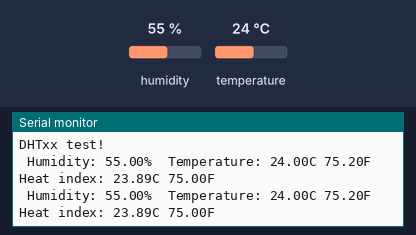
Simulated run of this sketch. Board: Arduino Uno, built with avr-gcc and run on an emulated ATmega328P. Parts: the last lines printed to the serial monitor. The inputs (shaded band) are chosen by the test bench; at power-on: humidity 55 %, temperature 24 °C.

Above: at 4.8 s.
4.9 s: humidity set to 22 %
At 6.8 s:
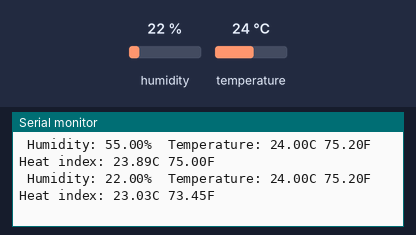
7.9 s: temperature set to 12 °C
At 9.5 s:
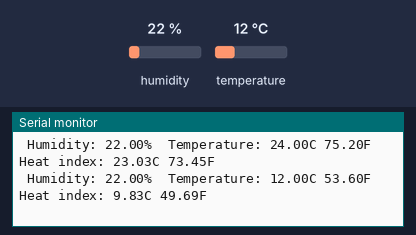
10.9 s: humidity set to 40 %
At 12.5 s:
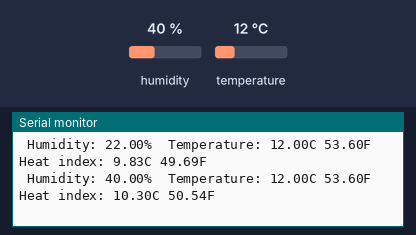
13.9 s: temperature set to 28 °C
At 15.3 s:
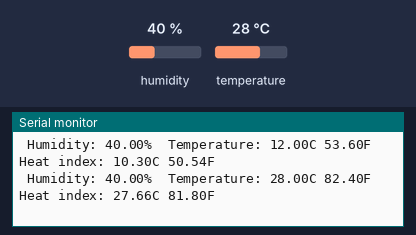
Timing chart, 0 to 16.9 s (numbered marks = the images above; inputs shaded):
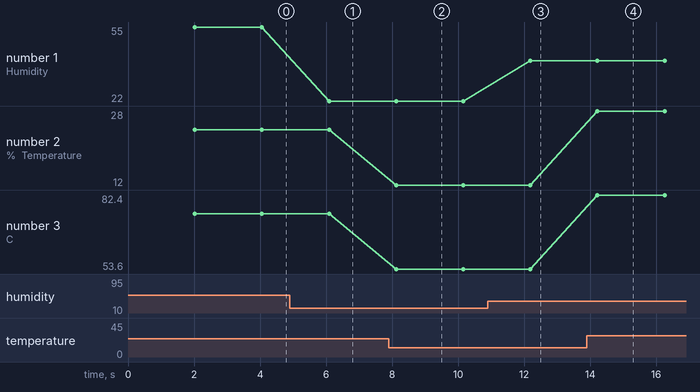

The sketch:

DT11.ino
```cpp
#include "DHT.h"
//https://create.arduino.cc/projecthub/pibots555/how-to-connect-dht11-sensor-with-arduino-uno-f4d239
#define DHTPIN 3     // Digital pin connected to the DHT sensor

#define DHTTYPE DHT11   // DHT 11
//#define DHTTYPE DHT22   // DHT 22  (AM2302), AM2321
//define DHTTYPE DHT21   // DHT 21 (AM2301)

// Connect pin 1 (on the left) of the sensor to +5V
// NOTE: If using a board with 3.3V logic like an Arduino Due connect pin 1
// to 3.3V instead of 5V!
// Connect pin 2 of the sensor to whatever your DHTPIN is
// Connect pin 4 (on the right) of the sensor to GROUND
// Connect a 10K resistor from pin 2 (data) to pin 1 (power) of the sensor

// Initialize DHT sensor.
// Note that older versions of this library took an optional third parameter to
// tweak the timings for faster processors.  This parameter is no longer needed
// as the current DHT reading algorithm adjusts itself to work on faster procs.

DHT dht(DHTPIN, DHTTYPE);

void setup() {
  Serial.begin(9600);
  Serial.println(F("DHTxx test!"));

  dht.begin();
}

void loop() {
  // Wait a few seconds between measurements.
  delay(2000);

  // Reading temperature or humidity takes about 250 milliseconds!
  // Sensor readings may also be up to 2 seconds 'old' (its a very slow sensor)
  float h = dht.readHumidity();
  // Read temperature as Celsius (the default)
  float t = dht.readTemperature();
  // Read temperature as Fahrenheit (isFahrenheit = true)
  float f = dht.readTemperature(true);

  // Check if any reads failed and exit early (to try again).
  if (isnan(h) || isnan(t) || isnan(f)) {
    Serial.println(F("Failed to read from DHT sensor!"));
    return;
  }

  // Compute heat index in Fahrenheit (the default)
  float hif = dht.computeHeatIndex(f, h);
  // Compute heat index in Celsius (isFahreheit = false)
  float hic = dht.computeHeatIndex(t, h, false);

  Serial.print(F(" Humidity: "));
  Serial.print(h);
  Serial.print(F("%  Temperature: "));
  Serial.print(t);
  Serial.print(F("C "));
  Serial.print(f);
  Serial.print(F("F  Heat index: "));
  Serial.print(hic);
  Serial.print(F("C "));
  Serial.print(hif);
  Serial.println(F("F"));
}
```

Measured:
- after the input at 4.9 s, the serial monitor: prints a new line after 1.2 s (image 1)
- after the input at 7.9 s, the serial monitor: prints a new line after 0.22 s (image 2)
- after the input at 10.9 s, the serial monitor: prints a new line after 1.3 s (image 3)
- after the input at 13.9 s, the serial monitor: prints a new line after 0.32 s (image 4)
- plotted number 1: 55 → 22 after the input at 4.9 s, 22 → 40 after the input at 10.9 s
- plotted number 2: 24 → 12 after the input at 7.9 s, 12 → 28 after the input at 13.9 s
- plotted number 3: 75.2 → 53.6 after the input at 7.9 s, 53.6 → 82.4 after the input at 13.9 s
